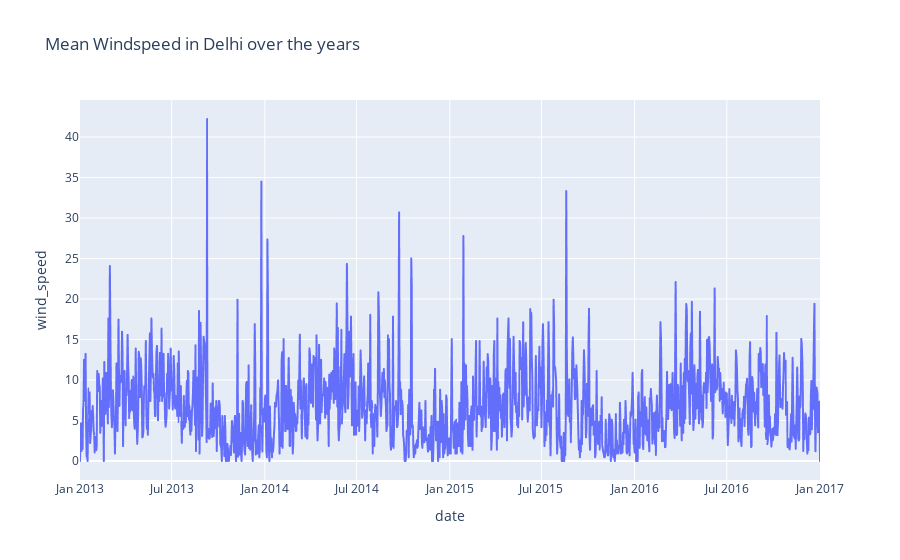

Write notebook code for a chart like this one.
### Code cell
figure = px.line(data, x='date', y='wind_speed', title='Mean Windspeed in Delhi over the years')
figure.show()

### Figure 1 — Plotly figure (JSON) as saved in the notebook; plotly's stock layout.template omitted (floating-point values rounded to 4 significant figures; data arrays with more than 128 entries replaced by an {"elided": "..."} marker saying what was removed)
{"data": [{"hovertemplate": "date=%{x}<br>wind_speed=%{y}<extra></extra>", "legendgroup": "", "line": {"color": "#636efa", "dash": "solid"}, "marker": {"symbol": "circle"}, "mode": "lines", "name": "", "showlegend": false, "type": "scattergl", "x": {"elided": "1462 str values"}, "xaxis": "x", "y": {"elided": "1462 float values"}, "yaxis": "y"}], "layout": {"legend": {"tracegroupgap": 0}, "title": {"text": "Mean Windspeed in Delhi over the years"}, "xaxis": {"anchor": "y", "domain": [0, 1], "title": {"text": "date"}}, "yaxis": {"anchor": "x", "domain": [0, 1], "title": {"text": "wind_speed"}}}}
